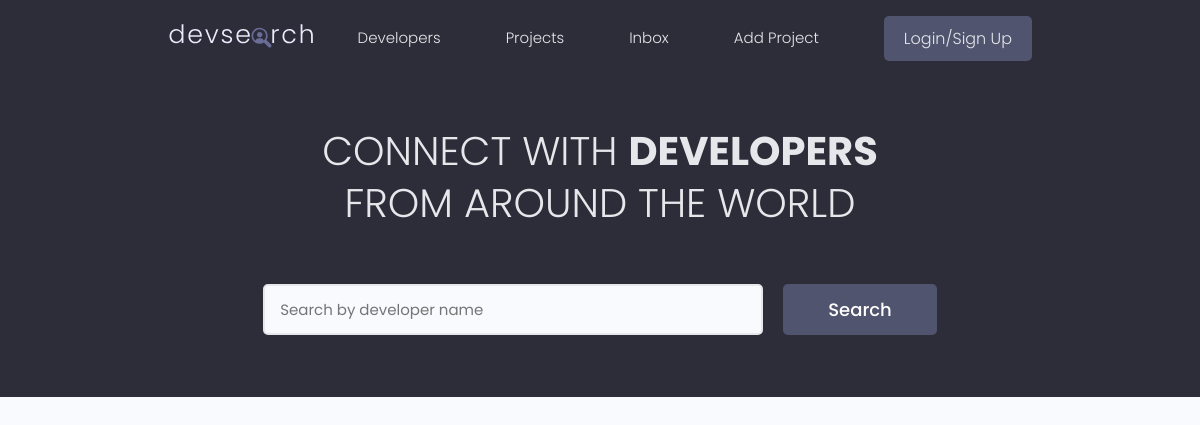
The app's page /, older data.
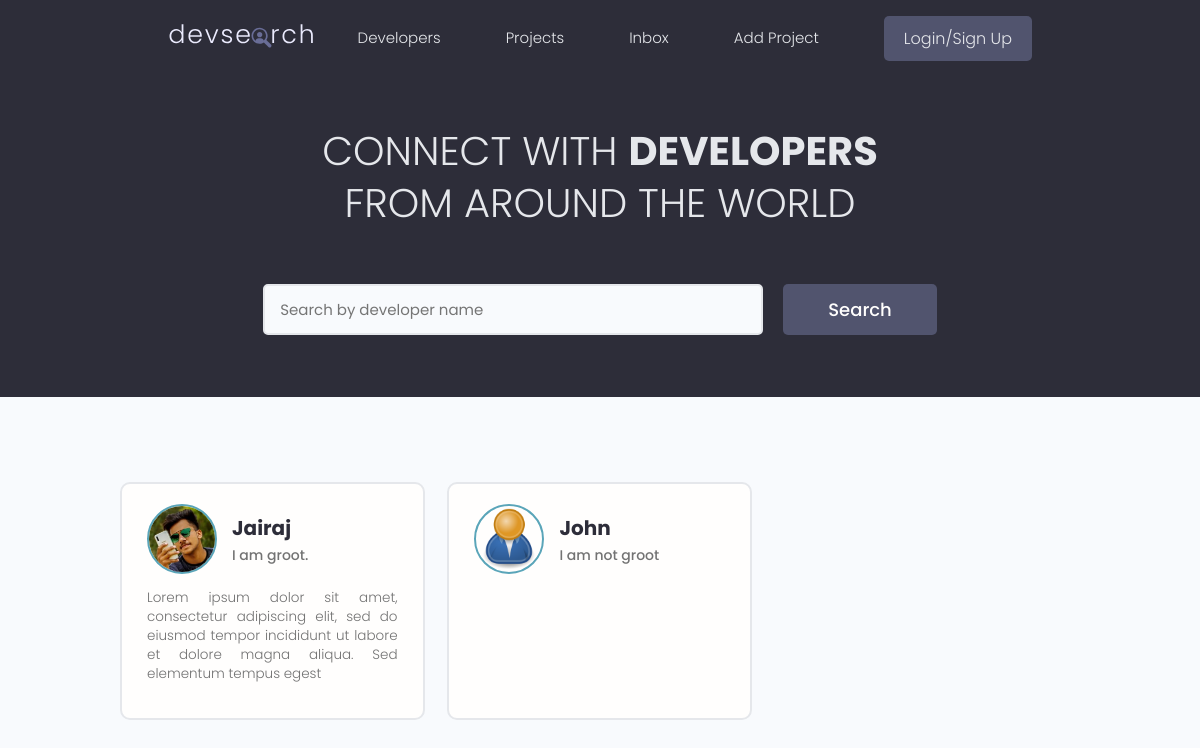
The same page, newer data.
### users/models.py (models this page shows, shortened)
class Profile(models.Model):
    user = models.OneToOneField(User,on_delete=models.CASCADE,null=True,blank=True)
    name = models.CharField(max_length=200,blank=True,null=True)
    email = models.EmailField(max_length=500,null=True,blank=True)
    username = models.CharField(max_length=200,blank=True,null=True)
    location = models.CharField(max_length=200,blank=True,null=True)
    short_intro = models.CharField(max_length=200,blank=True,null=True)
    bio = models.TextField(blank=True,null=True)
    profile_image = models.ImageField(null=True,blank=True, upload_to='profiles/',default="profiles/user-default.png")
    social_github = models.CharField(max_length=200,blank=True,null=True)
    social_twitter = models.CharField(max_length=200,blank=True,null=True)
    social_linkedin = models.CharField(max_length=200,blank=True,null=True)
    social_youtube = models.CharField(max_length=200,blank=True,null=True)
    social_website = models.CharField(max_length=200,blank=True,null=True)
    created = models.DateTimeField(auto_now_add=True)
    id = models.UUIDField(default=uuid.uuid4, unique=True, primary_key=True, editable=False)

### users/views.py (the view)
# urls.py: path('',views.profiles,name='profiles'),
def profiles(request):
    profiles = Profile.objects.all()
    context = {'profiles':profiles}
    return render(request,'users/profiles.html',context)

### users/templates/users/profiles.html (shortened to what this page needs)
{% extends 'main.html' %}
{% block content %}
  <main class="home">
    <section class="hero-section text-center">
      <div class="container container--narrow">
        <div class="hero-section__box">
          <h2>CONNECT WITH <span>DEVELOPERS</span></h2>
          <h2>FROM AROUND THE WORLD</h2>
        </div>
        <div class="hero-section__search">
          <form class="form" action="#" method="get">
            <div class="form__field">
              <input class="input input--text" id="formInput#search" type="text" name="text"
                placeholder="Search by developer name" />
            </div>
            <input class="btn btn--sub btn--lg" type="submit" value="Search" />
          </form>
        </div>
      </div>
    </section>
    <section class="devlist">
      <div class="container">
        <div class="grid grid--three">
          {% for profile in profiles %}
          <div class="column card">
            <div class="dev">
              <a href="{% url 'user-profile' profile.id %}" class="card__body">
                <div class="dev__profile">
                  <img class="avatar avatar--md" src="{{ profile.profile_image.url }}" alt="image" />
                  <div class="dev__meta">
                    <h3>{{ profile.name}}</h3>
                    <h5>{{ profile.short_intro|slice:"60"}}</h5>
                  </div>
                </div>
                <p class="dev__info">{{ profile.bio|slice:"150" }}</p>
              </a>
            </div>
          </div>
          {% endfor %}
        </div>
      </div>
    </section>
  </main>
{% endblock %}

Row changes from the older to the newer data that the page shows:
added Profile: profile_image (picture), name "Jairaj", short_intro "I am groot.", bio "Lorem ipsum dolor sit amet, consectetur adipiscing elit, sed do eiusmod tempor incididunt ut labore et dolore magna aliqua. Sed elementum tempus egest"
added Profile: profile_image (placeholder picture), name "John", short_intro "I am not groot"
